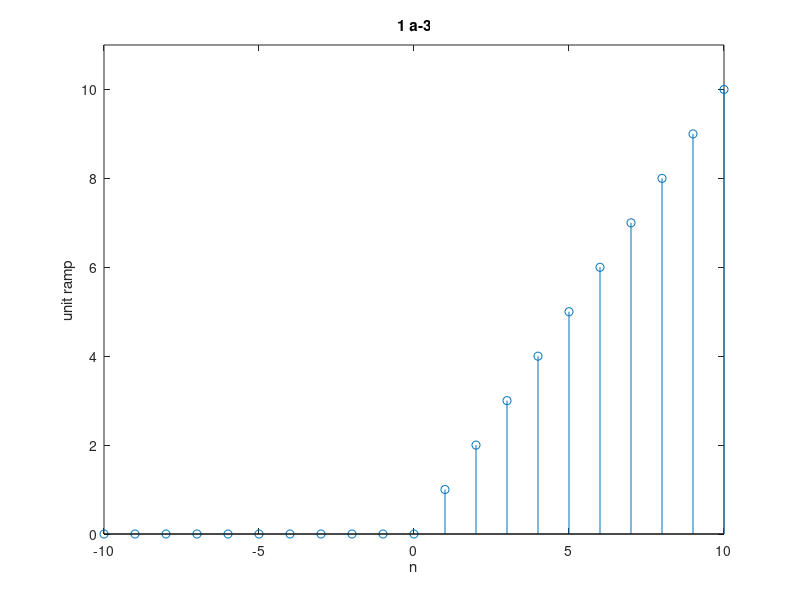
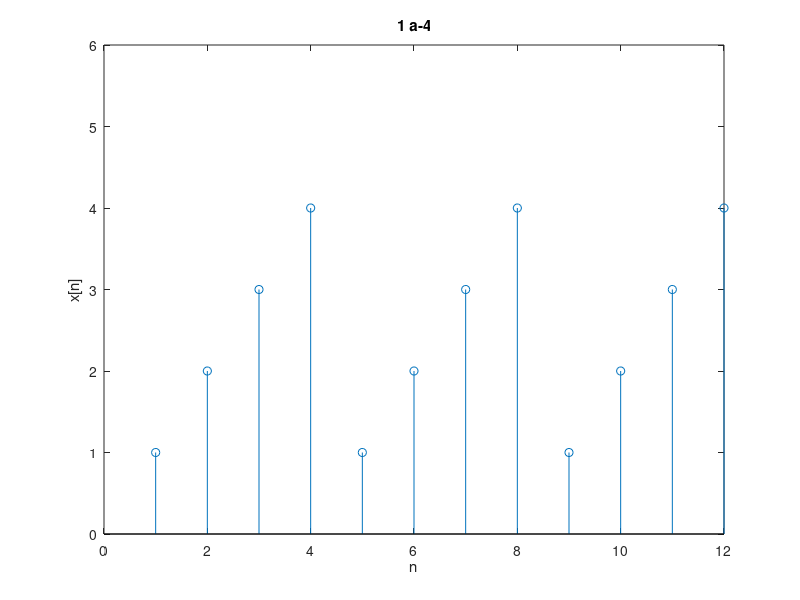
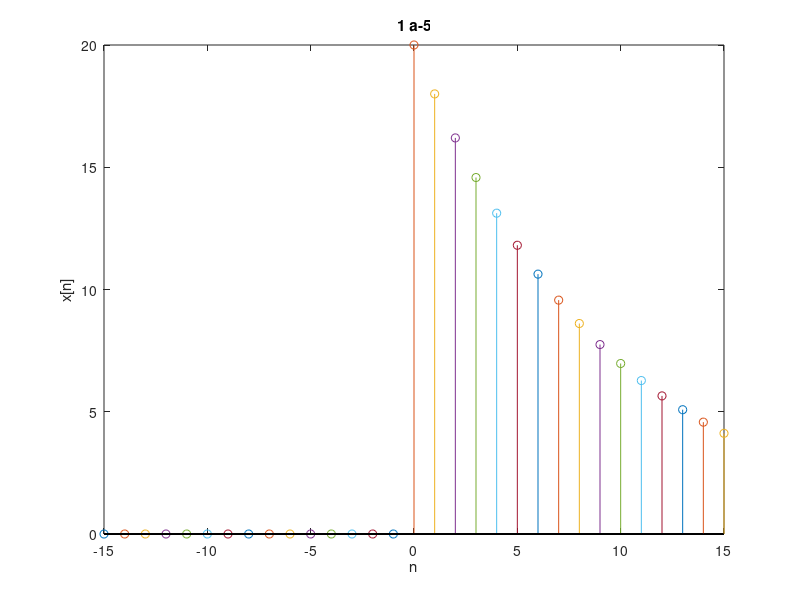
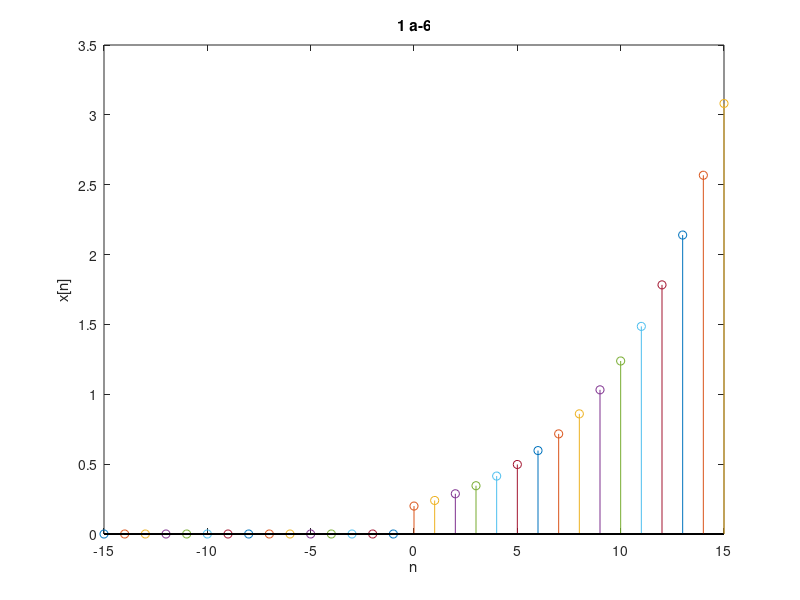

These figures' MATLAB source, in order:
clear all;
close all;
%% 1 a-3
n=-10:1:10;
 ramp=(n>=0).*n;
figure
stem(n,ramp);
title('1 a-3');
xlabel('n');
ylabel('unit ramp');
ylim([0,11]);
%% 1 a-4
x =[1 2 3 4];
n=1:12;
for m=5:1:12
 x(m)=x(m-4);  
end
figure
stem(n,x);
title('1 a-4');
xlabel('n');
ylabel('x[n]');
ylim([0,6]);

%% 1 a-5
figure
for n=-15:15
   x=0;
   if n>=0
       x=20*power(0.9,n);
   end
       stem(n,x);
       hold on;
end
title('1 a-5');
xlabel('n');
ylabel('x[n]');
%% %% 1 a-6
figure
for n=-15:15
   x=0;
   if n>=0
       x=0.2*((1.2)^n);
   end
       stem(n,x);
       hold on;
end
title('1 a-6');
xlabel('n');
ylabel('x[n]');
%% %% 1 a-7
figure
for n=-15:15
   x=0;
   if n>=0
       x=((-0.8)^n);
   end
       stem(n,x);
       hold on;
end
title('1 a-7');
xlabel('n');
ylabel('x[n]');
%% 1 a-8
figure
for n=-15:15
   x=0;
   if n>=0
       x=(-4)*((0.8)^n);
   end
       stem(n,x);
       hold on;
end
title('1 a-8');
xlabel('n');
ylabel('x[n]');
%% 1 a-9
n=-15:15;

real_x=exp(-n/12).*cos(pi*n/6);
imag_x=exp(-n/12).*sin(pi*n/6);
figure
subplot(1,2,1);
title('1 a-9');
xlabel('n');
ylabel('real part of x[n]');
stem(n,real_x);
subplot(1,2,2);
title('1 a-9');
xlabel('n');
ylabel('imag part of x[n]');
stem(n,imag_x);
%% 1 a-10
n=-20:20;
figure
x1=cos(0.2*pi*n);
x2=cos(1.8*pi*n);
x3=cos(2.2*pi*n);
subplot(3,1,1);
title('1 a-10');
xlabel('n');
ylabel('x1[n]');
stem(n,x1);
subplot(3,1,2);
xlabel('n');
ylabel('x2[n]');
stem(n,x2);
subplot(3,1,3);
xlabel('n');
ylabel('x3[n]');
stem(n,x3);
%% 1 a-11
n=-20:20;
x4=cos(4*pi*n/17);
x5=3*cos(1.3*pi*n)-4*sin(0.5*pi*n+(0.5*pi));
x6=5*cos(1.5*pi*n+(0.75*pi))+4*cos(0.6*pi*n)-sin(0.5*pi*n);
figure
subplot(3,1,1);
title('1 a-11');
xlabel('n');
ylabel('x4[n]');
stem(n,x4);
subplot(3,1,2);
xlabel('n');
ylabel('x5[n]');
stem(n,x5);
subplot(3,1,3)
stem(n,x6);
xlabel('n');
ylabel('x6[n]');
%% 1 a-12
figure
n = 0:50;
x= 2.*n.*((0.9).^n);
stem(n,x);
xlabel('n');
ylabel('x[n]');
title('1 a-12');
%% 

figure
n = 0:50;
x= (0.95.^n).*sin(0.1*pi.*n);
stem(n,x);
xlabel('n');
ylabel('x[n]');
title('1 a-13');







   


    
    
        
